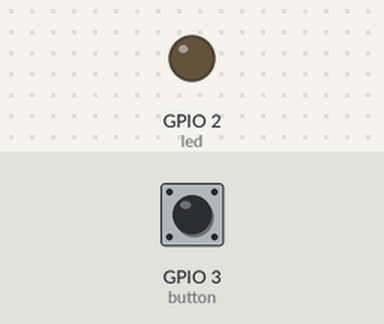
This program was run on a simulated Raspberry Pi (BCM pin numbers). On the bench: output pins drawn as LEDs (lit = HIGH). Inputs (shaded band) come from the test bench; at power-on: GPIO 3 (button) HIGH. What the program prints to the terminal is not drawn.

Above: at 1.2 s.
1.3 s: GPIO 3 (button) pulled LOW for 0.15 s
At 1.37 s:
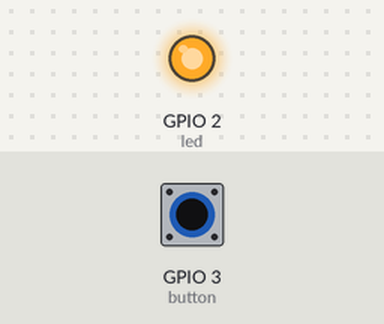
2.9 s: GPIO 3 (button) pulled LOW for 3.2 s
At 6.4 s:
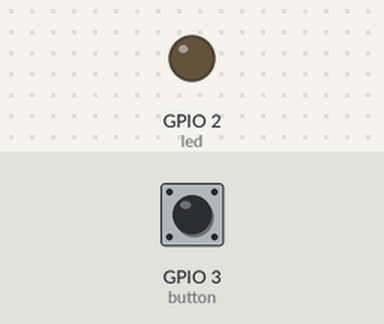
Timing chart, 0 to 7.9 s (numbered marks = the images above; inputs shaded):
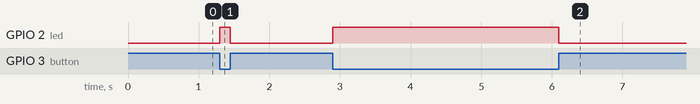

The program:

LED_Button_v2.py
```python
import RPi.GPIO as GPIO
import time
GPIO.setmode(GPIO.BCM)
GPIO.setwarnings(False)
led=2
button=3
GPIO.setup(led,GPIO.OUT)
GPIO.setup(button,GPIO.IN,pull_up_down=GPIO.PUD_UP)
GPIO.output(led,0)
while True:
	input_state = GPIO.input(button)
	if input_state==0:
		GPIO.output(led,1)
		print("LED ON")
	else:
		GPIO.output(led,0)
		print("LED OFF")
```

Measured:
- after the input at 1.3 s, GPIO 2 (led): LOW → HIGH at once, → LOW 0.15 s later
- after the input at 2.9 s, GPIO 2 (led): LOW → HIGH at once, → LOW 3.2 s later
